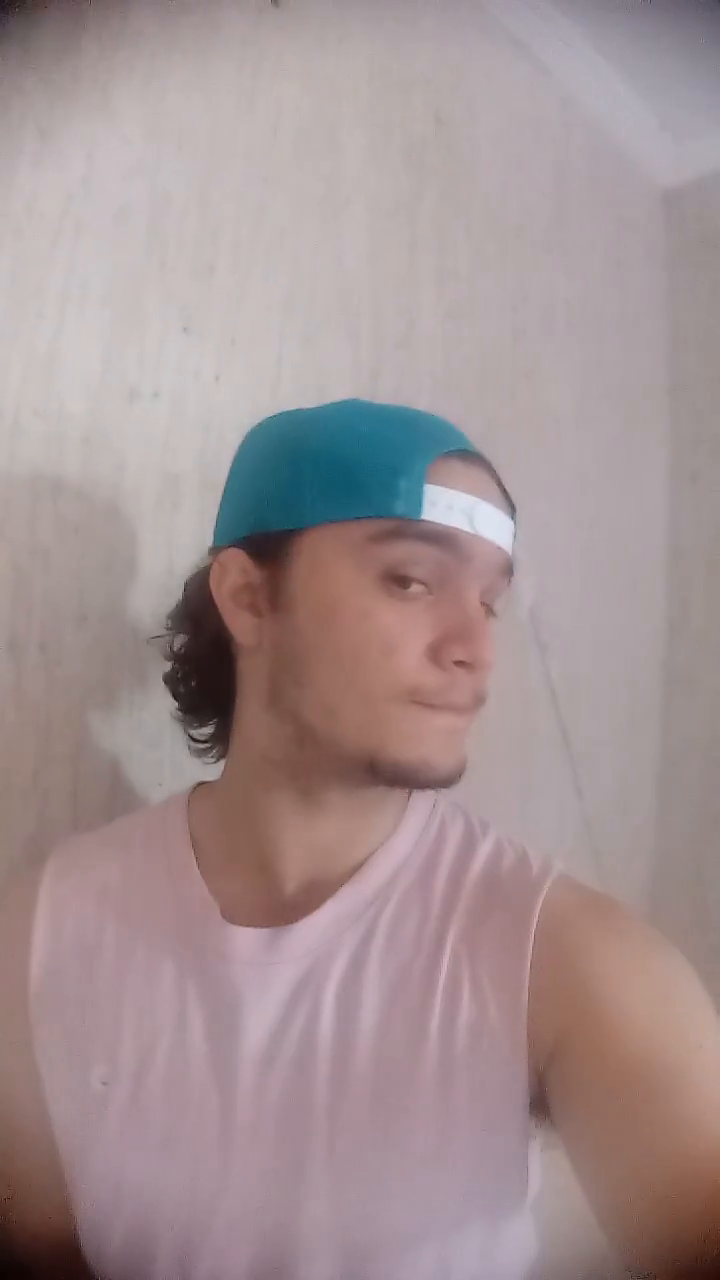
#> input picture frame 7 of atividades/data/videos/face3.avi, 720 x 1280 px, given in place of face1.avi, which was not available
$ python atvd7.py
#> lines starting #> are read from the running program, lines starting #| are printed output that depends on the picture; pictures that were not available may be replaced by others from this repository, and a replacement may not be noted
#> in main, frame is the input picture: shape (1280, 720, 3); mean B, G, R 146.9, 145.5, 162.7
import cv2
import time
"""
1) Usando o classificador HaarCascade, crie um programa que realize a detecção de rosto
utilizando vídeo. Teste com imagens de diferentes resoluções e crie uma tabela com os
tempos de execução em cada caso

2) Repita a questão anterior mas detecte também a boca e os olhos, diferenciando entre
olho direito e olho esquerdo.
    – Em ambas as questões inclua imagens de rostos com as seguintes características:
        a) Vistos frontal e lateralmente;
        b) Utilizando acessórios (chapéu, óculos, máscaras, etc);
        c) Com e Sem barba, cabelos curtos/compridos/sem cabelo;
        d) De pessoas de diferentes etnias.
"""
def rescale_frames(frame, scale_factor=0.5):
    width = int(frame.shape[1] * scale_factor)
    height = int(frame.shape[0] * scale_factor)
    # resize image
    return cv2.resize(frame, (width, height), interpolation=cv2.INTER_AREA)


def detect_faces(img):
    gray = cv2.cvtColor(img, cv2.COLOR_BGR2GRAY)
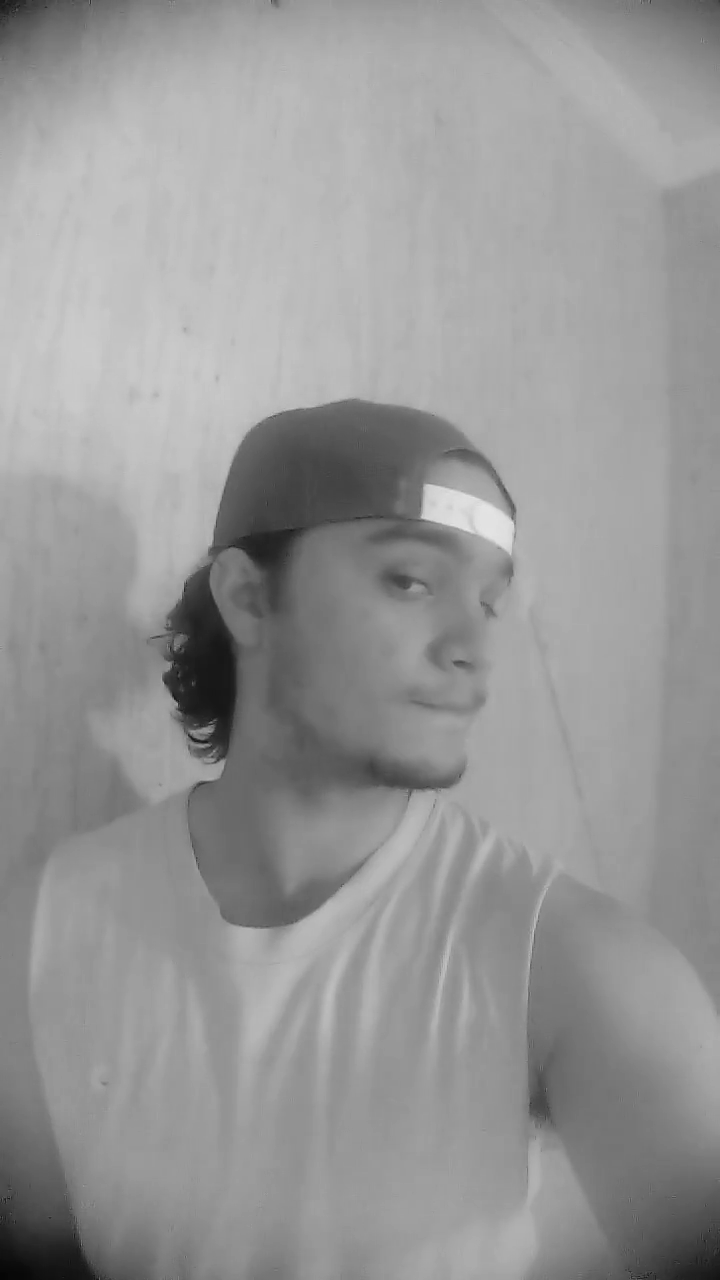
#> gray: shape (1280, 720); min 5, max 229, mean 150.8

    face_cascade = cv2.CascadeClassifier('haar_face.xml')
    eye_cascade = cv2.CascadeClassifier('haar_eye.xml')

    faces_rect = face_cascade.detectMultiScale(gray, scaleFactor=1.3, minNeighbors=5)
#> faces_rect = ()

    num_faces = len(faces_rect)
#> num_faces = 0

    for x, y, w, h in faces_rect:
        cv2.putText(img, "Face Detected", (x,y),
                cv2.FONT_HERSHEY_SIMPLEX, 1, (0,255,0), 2)
        cv2.rectangle(img, (x,y), (x+w, y+h), (0, 255, 0), thickness=2)

        roi_gray = gray[y:y + h, x:x + w]
        roi_color = img[y:y + h, x:x + w]

        eyes = eye_cascade.detectMultiScale(roi_gray)
        for (ex, ey, ew, eh) in eyes:
            cv2.rectangle(roi_color, (ex, ey), (ex + ew, ey + eh), (0, 255, 0), 2)
#> this loop made 0 passes

    return img, num_faces


def main():
    # Face detection, using Haar cascade classifier
    files = ['face1.avi',
            'face2.avi',
            'face3.avi']

    for file in files:
        start = time.time()
        cap = cv2.VideoCapture(f'../data/videos/{file}')
        while True:
            ret, frame = cap.read()
            if not ret:
                break

            frame, num_faces = detect_faces(frame)
#> num_faces = 0

            cv2.imshow(f'Detected Faces', frame)

            if cv2.waitKey(1) & 0xFF == ord('q'):
#> (key q is pressed here)
                break

        cap.release()
        cv2.destroyAllWindows()
        end = time.time()

        print("File: ",file," | Time: ",int(end-start)," s.")

if __name__ == '__main__':
    main()

$ run again, starting later in the video
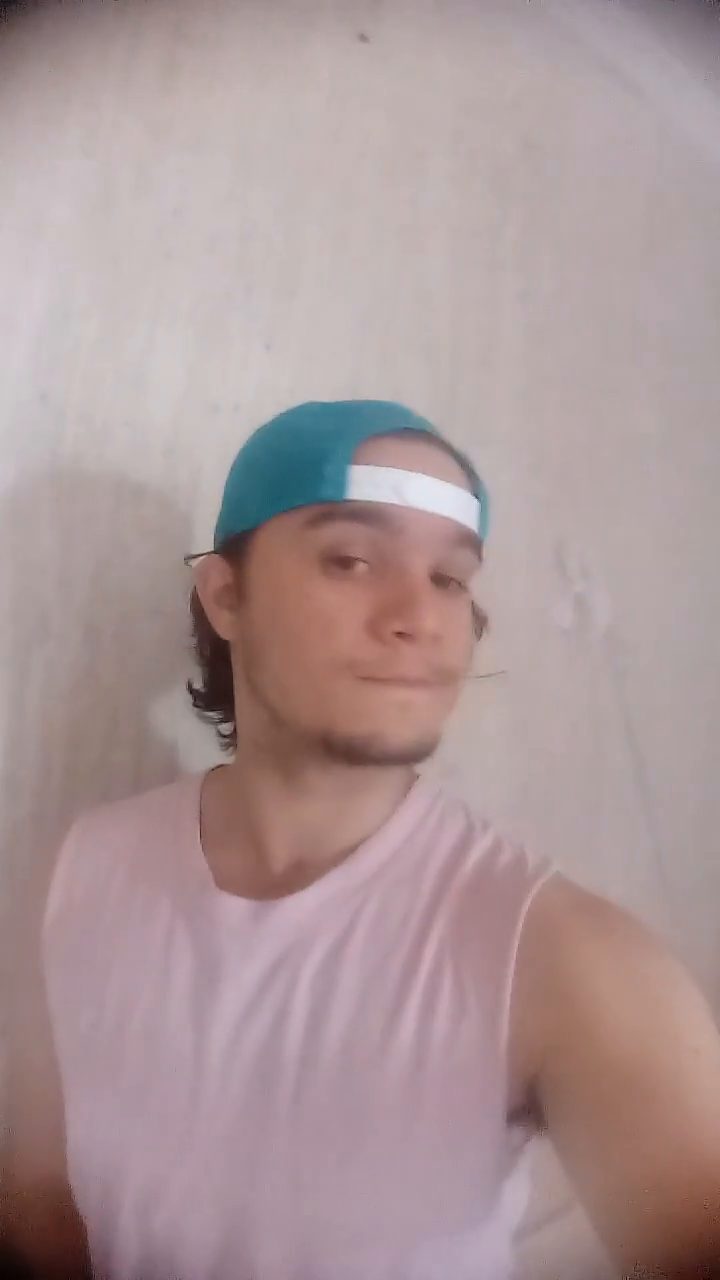
#> input picture frame 35 of atividades/data/videos/face3.avi, 720 x 1280 px, given in place of face1.avi, which was not available
#> in main, frame is the input picture: shape (1280, 720, 3); mean B, G, R 151.5, 150.4, 170.6
#> in detect_faces, `gray = cv2.cvtColor(img, cv2.COLOR_BGR2GRAY)`:
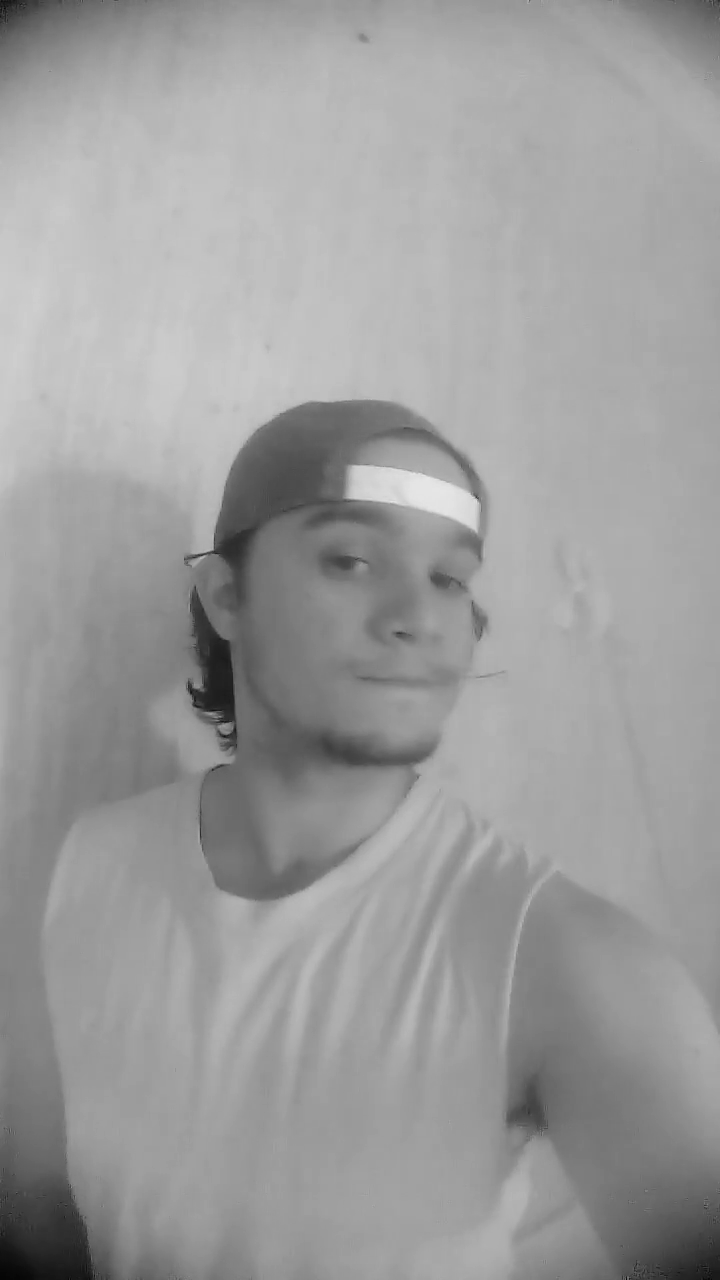
#> gray: shape (1280, 720); min 5, max 231, mean 156.6
#> faces_rect = ()
#> in detect_faces, `num_faces = len(faces_rect)`: num_faces = 0

$ run again, starting later in the video
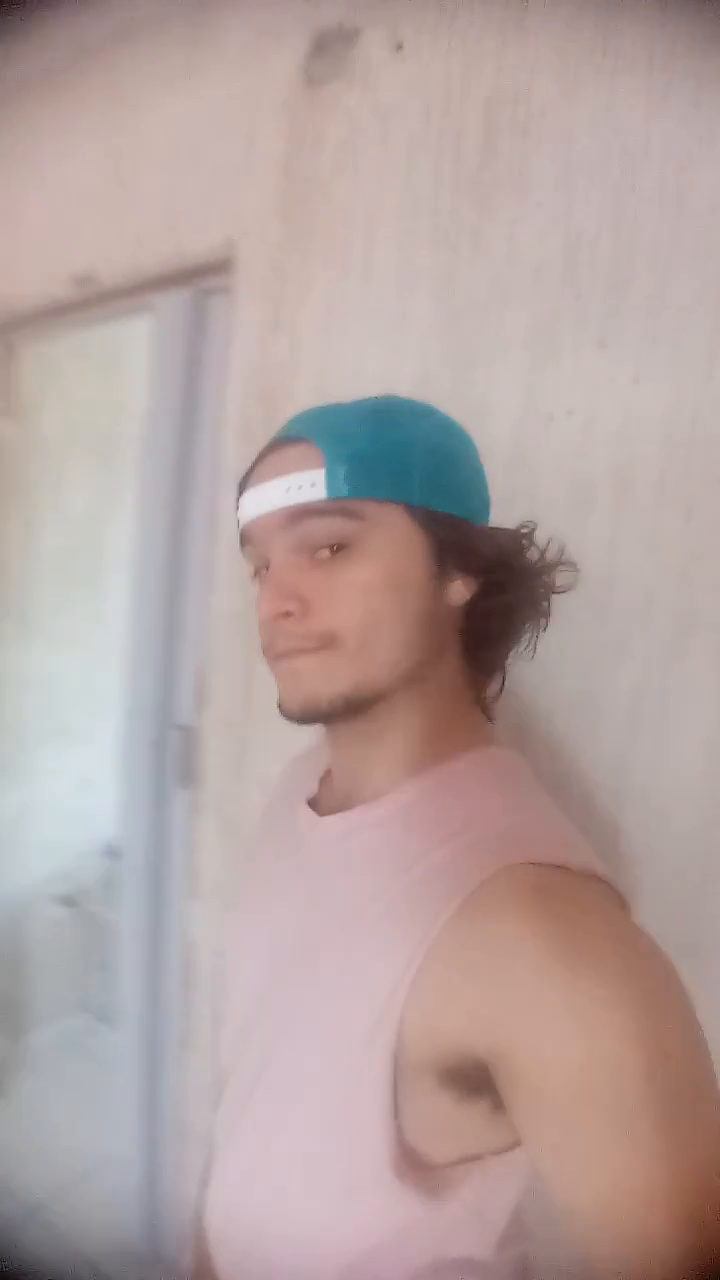
#> input picture frame 63 of atividades/data/videos/face3.avi, 720 x 1280 px, given in place of face1.avi, which was not available
#> in main, frame is the input picture: shape (1280, 720, 3); mean B, G, R 160.2, 162.5, 179.9
#> in detect_faces, `gray = cv2.cvtColor(img, cv2.COLOR_BGR2GRAY)`:
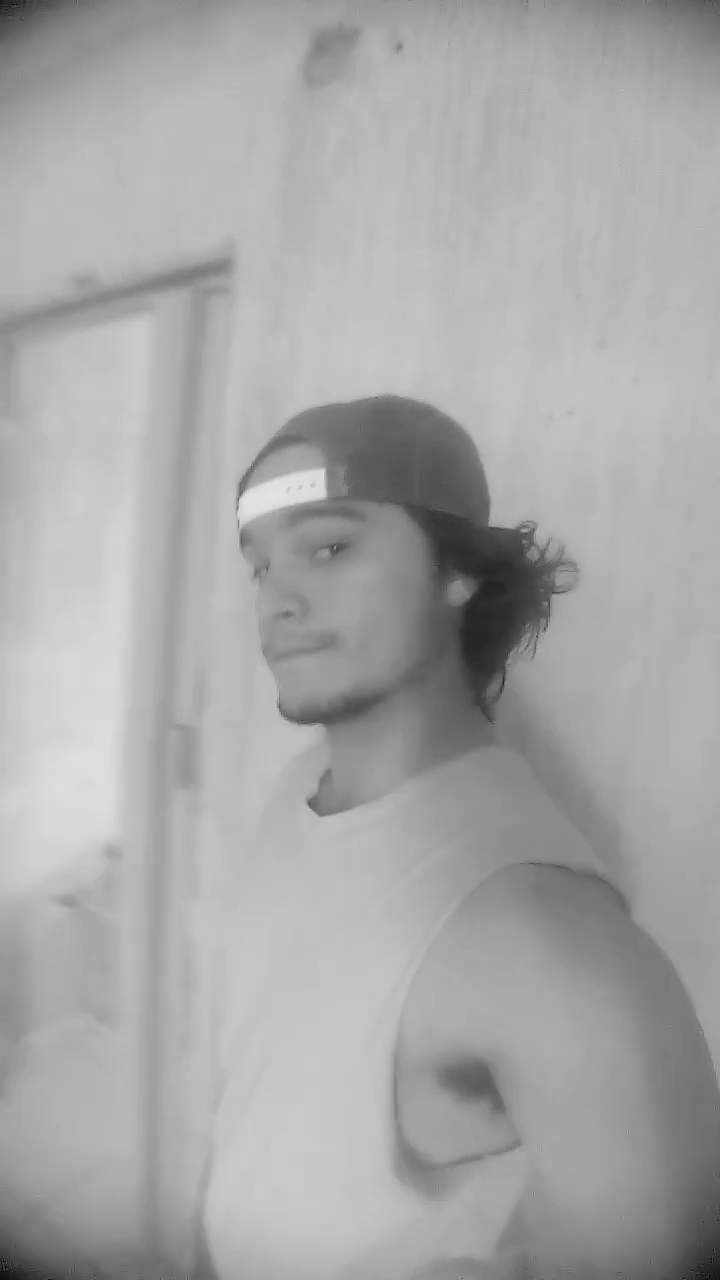
#> gray: shape (1280, 720); min 4, max 230, mean 167.4
#> faces_rect = ()
#> in detect_faces, `num_faces = len(faces_rect)`: num_faces = 0
